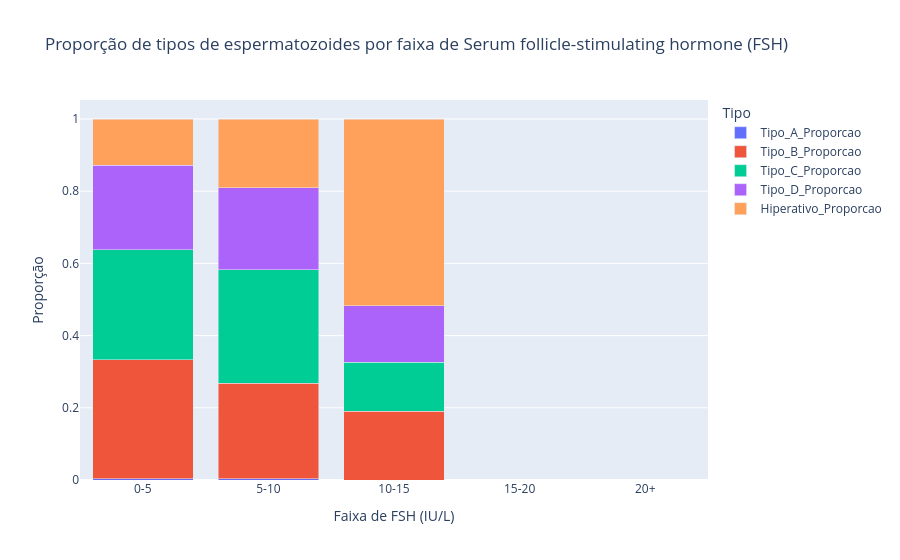

Notebook code for this chart:
### Code cell
import pandas as pd
import plotly.express as px

# Carregar os dados
df = pd.read_csv('df_grouped.csv')

# Definir as faixas de FSH
bins = [0, 5, 10, 15, 20, float('inf')]
labels = ['0-5', '5-10', '10-15', '15-20', '20+']
df['FSH_Group'] = pd.cut(df['Serum follicle-stimulating hormone, FSH (IU/L)'], bins=bins, labels=labels, right=False)

# Somar os tipos de espermatozoides por faixa de FSH
df_fsh_group = df.groupby('FSH_Group')[['Tipo_A', 'Tipo_B', 'Tipo_C', 'Tipo_D', 'Hiperativo']].sum().reset_index()

# Calcular o total de espermatozoides por faixa de FSH
df_fsh_group['Total'] = df_fsh_group[['Tipo_A', 'Tipo_B', 'Tipo_C', 'Tipo_D', 'Hiperativo']].sum(axis=1)

# Calcular a proporção de cada tipo
for col in ['Tipo_A', 'Tipo_B', 'Tipo_C', 'Tipo_D', 'Hiperativo']:
    df_fsh_group[f'{col}_Proporcao'] = df_fsh_group[col] / df_fsh_group['Total']

# Selecionar apenas as colunas de proporção para o gráfico
df_proporcao = df_fsh_group[['FSH_Group', 'Tipo_A_Proporcao', 'Tipo_B_Proporcao', 'Tipo_C_Proporcao', 'Tipo_D_Proporcao', 'Hiperativo_Proporcao']]

# Criar o gráfico de barras empilhadas com proporções
fig = px.bar(df_proporcao, 
             x='FSH_Group', 
             y=['Tipo_A_Proporcao', 'Tipo_B_Proporcao', 'Tipo_C_Proporcao', 'Tipo_D_Proporcao', 'Hiperativo_Proporcao'], 
             title="Proporção de tipos de espermatozoides por faixa de Serum follicle-stimulating hormone (FSH)",
             labels={"FSH_Group": "Faixa de FSH (IU/L)", "value": "Proporção", "variable": "Tipo"},
             barmode='stack')

# Mostrar o gráfico
fig.show()

### Figure 1 — Plotly figure (JSON) as saved in the notebook; plotly's stock layout.template omitted (floating-point values rounded to 4 significant figures)
{"data": [{"alignmentgroup": "True", "hovertemplate": "Tipo=Tipo_A_Proporcao<br>Faixa de FSH (IU/L)=%{x}<br>Proporção=%{y}<extra></extra>", "legendgroup": "Tipo_A_Proporcao", "marker": {"color": "#636efa", "pattern": {"shape": ""}}, "name": "Tipo_A_Proporcao", "offsetgroup": "Tipo_A_Proporcao", "orientation": "v", "showlegend": true, "textposition": "auto", "type": "bar", "x": ["0-5", "5-10", "10-15", "15-20", "20+"], "xaxis": "x", "y": [0.003217, 0.002962, 0, null, null], "yaxis": "y"}, {"alignmentgroup": "True", "hovertemplate": "Tipo=Tipo_B_Proporcao<br>Faixa de FSH (IU/L)=%{x}<br>Proporção=%{y}<extra></extra>", "legendgroup": "Tipo_B_Proporcao", "marker": {"color": "#EF553B", "pattern": {"shape": ""}}, "name": "Tipo_B_Proporcao", "offsetgroup": "Tipo_B_Proporcao", "orientation": "v", "showlegend": true, "textposition": "auto", "type": "bar", "x": ["0-5", "5-10", "10-15", "15-20", "20+"], "xaxis": "x", "y": [0.3301, 0.2657, 0.191, null, null], "yaxis": "y"}, {"alignmentgroup": "True", "hovertemplate": "Tipo=Tipo_C_Proporcao<br>Faixa de FSH (IU/L)=%{x}<br>Proporção=%{y}<extra></extra>", "legendgroup": "Tipo_C_Proporcao", "marker": {"color": "#00cc96", "pattern": {"shape": ""}}, "name": "Tipo_C_Proporcao", "offsetgroup": "Tipo_C_Proporcao", "orientation": "v", "showlegend": true, "textposition": "auto", "type": "bar", "x": ["0-5", "5-10", "10-15", "15-20", "20+"], "xaxis": "x", "y": [0.3039, 0.3141, 0.1348, null, null], "yaxis": "y"}, {"alignmentgroup": "True", "hovertemplate": "Tipo=Tipo_D_Proporcao<br>Faixa de FSH (IU/L)=%{x}<br>Proporção=%{y}<extra></extra>", "legendgroup": "Tipo_D_Proporcao", "marker": {"color": "#ab63fa", "pattern": {"shape": ""}}, "name": "Tipo_D_Proporcao", "offsetgroup": "Tipo_D_Proporcao", "orientation": "v", "showlegend": true, "textposition": "auto", "type": "bar", "x": ["0-5", "5-10", "10-15", "15-20", "20+"], "xaxis": "x", "y": [0.2348, 0.2262, 0.1573, null, null], "yaxis": "y"}, {"alignmentgroup": "True", "hovertemplate": "Tipo=Hiperativo_Proporcao<br>Faixa de FSH (IU/L)=%{x}<br>Proporção=%{y}<extra></extra>", "legendgroup": "Hiperativo_Proporcao", "marker": {"color": "#FFA15A", "pattern": {"shape": ""}}, "name": "Hiperativo_Proporcao", "offsetgroup": "Hiperativo_Proporcao", "orientation": "v", "showlegend": true, "textposition": "auto", "type": "bar", "x": ["0-5", "5-10", "10-15", "15-20", "20+"], "xaxis": "x", "y": [0.1279, 0.1911, 0.5169, null, null], "yaxis": "y"}], "layout": {"barmode": "stack", "legend": {"title": {"text": "Tipo"}, "tracegroupgap": 0}, "title": {"text": "Proporção de tipos de espermatozoides por faixa de Serum follicle-stimulating hormone (FSH)"}, "xaxis": {"anchor": "y", "domain": [0, 1], "title": {"text": "Faixa de FSH (IU/L)"}}, "yaxis": {"anchor": "x", "domain": [0, 1], "title": {"text": "Proporção"}}}}
